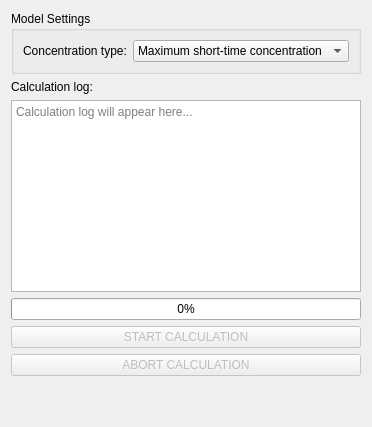
     <widget class="QWidget" name="tab_calculation">
        <attribute name="title">
          <string>5. Calculation</string>
        </attribute>
        <layout class="QVBoxLayout" name="verticalLayout_10">
          <item>
          <widget class="QGroupBox" name="groupBox_8">
            <property name="title">
            <string>Model Settings</string>
            </property>
            <layout class="QFormLayout" name="formLayout_5">
            <item row="0" column="0">
              <widget class="QLabel" name="label_14">
              <property name="text">
                <string>Concentration type:</string>
              </property>
              </widget>
            </item>
            <item row="0" column="1">
              <widget class="QComboBox" name="combo_concentration_type">
              <item>
                <property name="text">
                <string>Maximum short-time concentration</string>
                </property>
              </item>
              <item>
                <property name="text">
                <string>Mean (year) concentration</string>
                </property>
              </item>
              <item>
                <property name="text">
                <string>Time of limit exceeding</string>
                </property>
              </item>
              </widget>
            </item>
            </layout>
          </widget>
          </item>
          <item>
          <widget class="QLabel" name="label_17">
            <property name="text">
            <string>Calculation log:</string>
            </property>
          </widget>
          </item>
          <item>
          <widget class="QTextEdit" name="text_log">
            <property name="readOnly">
            <bool>true</bool>
            </property>
            <property name="placeholderText">
            <string>Calculation log will appear here...</string>
            </property>
          </widget>
          </item>
          <item>
          <widget class="QProgressBar" name="progress_bar">
            <property name="value">
            <number>0</number>
            </property>
          </widget>
          </item>
          <item>
          <widget class="QPushButton" name="big_calc_button">
            <property name="enabled">
            <bool>false</bool>
            </property>
            <property name="text">
            <string>START CALCULATION</string>
            </property>
          </widget>
          </item>
          <item>
          <widget class="QPushButton" name="btn_abort">
            <property name="text">
            <string>ABORT CALCULATION</string>
            </property>
            <property name="enabled">
            <bool>false</bool>
            </property>
          </widget>
          </item>
          <item>
          <spacer name="verticalSpacer_5">
            <property name="orientation">
            <enum>Qt::Vertical</enum>
            </property>
            <property name="sizeHint" stdset="0">
            <size>
              <width>20</width>
              <height>40</height>
            </size>
            </property>
          </spacer>
          </item>
        </layout>
        </widget>
